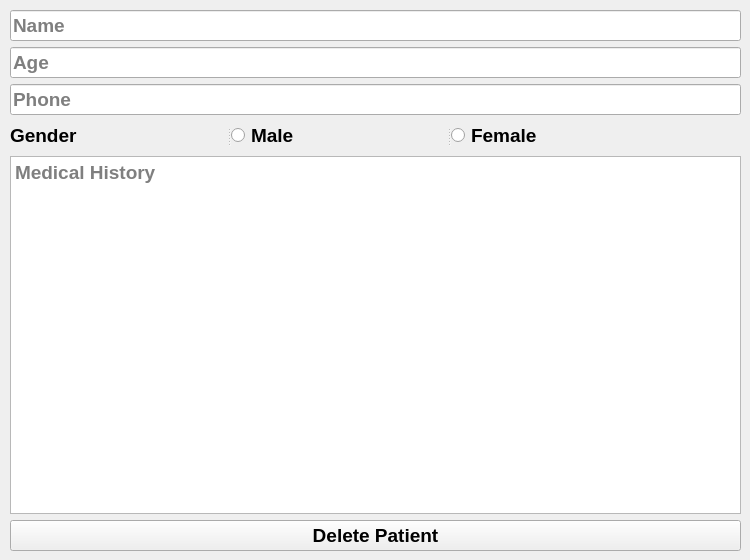
       <widget class="QWidget" name="deletePatientTab">
        <attribute name="title">
         <string>Delete</string>
        </attribute>
        <widget class="QWidget" name="layoutWidget_4">
         <property name="geometry">
          <rect>
           <x>10</x>
           <y>10</y>
           <width>731</width>
           <height>541</height>
          </rect>
         </property>
         <property name="font">
          <font>
           <family>Arial</family>
           <pointsize>14</pointsize>
           <weight>75</weight>
           <bold>true</bold>
          </font>
         </property>
         <layout class="QGridLayout" name="gridLayout_7">
          <item row="0" column="0">
           <layout class="QFormLayout" name="formLayout_4">
            <item row="0" column="0" colspan="2">
             <widget class="QLineEdit" name="patientName_4">
              <property name="font">
               <font>
                <family>Arial</family>
                <pointsize>14</pointsize>
                <weight>75</weight>
                <bold>true</bold>
               </font>
              </property>
              <property name="placeholderText">
               <string>Name</string>
              </property>
             </widget>
            </item>
            <item row="1" column="0" colspan="2">
             <widget class="QLineEdit" name="patientAge_4">
              <property name="font">
               <font>
                <family>Arial</family>
                <pointsize>14</pointsize>
                <weight>75</weight>
                <bold>true</bold>
               </font>
              </property>
              <property name="placeholderText">
               <string>Age</string>
              </property>
             </widget>
            </item>
            <item row="2" column="0" colspan="2">
             <widget class="QLineEdit" name="patientPhone_4">
              <property name="placeholderText">
               <string>Phone</string>
              </property>
             </widget>
            </item>
           </layout>
          </item>
          <item row="1" column="0">
           <widget class="QSplitter" name="splitter_5">
            <property name="orientation">
             <enum>Qt::Horizontal</enum>
            </property>
            <widget class="QLabel" name="gender_4">
             <property name="font">
              <font>
               <family>Arial</family>
               <pointsize>14</pointsize>
               <weight>75</weight>
               <bold>true</bold>
              </font>
             </property>
             <property name="cursor">
              <cursorShape>PointingHandCursor</cursorShape>
             </property>
             <property name="text">
              <string>Gender</string>
             </property>
            </widget>
            <widget class="QRadioButton" name="genderPM_4">
             <property name="font">
              <font>
               <family>Arial</family>
               <pointsize>14</pointsize>
               <weight>75</weight>
               <bold>true</bold>
              </font>
             </property>
             <property name="cursor">
              <cursorShape>PointingHandCursor</cursorShape>
             </property>
             <property name="text">
              <string>Male</string>
             </property>
            </widget>
            <widget class="QRadioButton" name="genderPF_4">
             <property name="font">
              <font>
               <family>Arial</family>
               <pointsize>14</pointsize>
               <weight>75</weight>
               <bold>true</bold>
              </font>
             </property>
             <property name="cursor">
              <cursorShape>PointingHandCursor</cursorShape>
             </property>
             <property name="text">
              <string>Female</string>
             </property>
            </widget>
           </widget>
          </item>
          <item row="2" column="0">
           <widget class="QTextEdit" name="medicalHistory_4">
            <property name="font">
             <font>
              <family>Arial</family>
              <pointsize>14</pointsize>
              <weight>75</weight>
              <bold>true</bold>
             </font>
            </property>
            <property name="html">
             <string>&lt;!DOCTYPE HTML PUBLIC &quot;-//W3C//DTD HTML 4.0//EN&quot; &quot;http://www.w3.org/TR/REC-html40/strict.dtd&quot;&gt;
&lt;html&gt;&lt;head&gt;&lt;meta name=&quot;qrichtext&quot; content=&quot;1&quot; /&gt;&lt;style type=&quot;text/css&quot;&gt;
p, li { white-space: pre-wrap; }
&lt;/style&gt;&lt;/head&gt;&lt;body style=&quot; font-family:'Arial','Arial','Arial','Arial'; font-size:14pt; font-weight:600; font-style:normal;&quot;&gt;
&lt;p style=&quot;-qt-paragraph-type:empty; margin-top:0px; margin-bottom:0px; margin-left:0px; margin-right:0px; -qt-block-indent:0; text-indent:0px; font-family:'Arial','Arial';&quot;&gt;&lt;br /&gt;&lt;/p&gt;&lt;/body&gt;&lt;/html&gt;</string>
            </property>
            <property name="placeholderText">
             <string>Medical History</string>
            </property>
           </widget>
          </item>
          <item row="3" column="0">
           <widget class="QPushButton" name="updatePatient_2">
            <property name="font">
             <font>
              <family>Arial</family>
              <pointsize>14</pointsize>
              <weight>75</weight>
              <bold>true</bold>
             </font>
            </property>
            <property name="cursor">
             <cursorShape>PointingHandCursor</cursorShape>
            </property>
            <property name="text">
             <string>Delete Patient</string>
            </property>
           </widget>
          </item>
         </layout>
        </widget>
       </widget>
